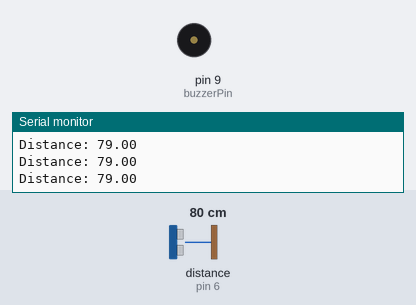
The sketch below on a simulated Arduino Uno, built with avr-gcc and run on an emulated ATmega328P. Shown: buzzer (waves = sounding), the last lines printed to the serial monitor. Wiring (inferred from the names in the program): ultrasonic range finder: trigger pin 7; echo pin 6. Inputs (shaded band) come from the test bench; at power-on: distance to the obstacle (sensor on pin 6) 80 cm. The echo pulse lasts 58.3 µs per cm.

Above: at 1.2 s.
1.3 s: distance to the obstacle (sensor on pin 6) set to 2 cm
At 2.1 s:
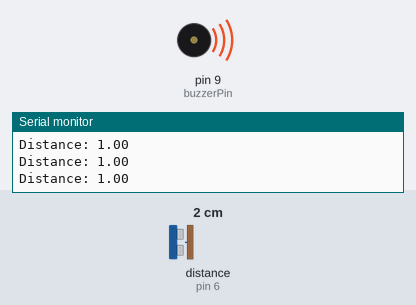
2.9 s: distance to the obstacle (sensor on pin 6) set to 250 cm
At 4.5 s:
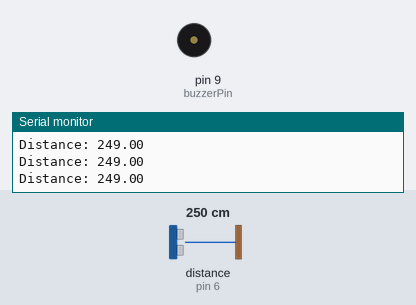
Timing chart, 0 to 6.0 s (numbered marks = the images above; inputs shaded):
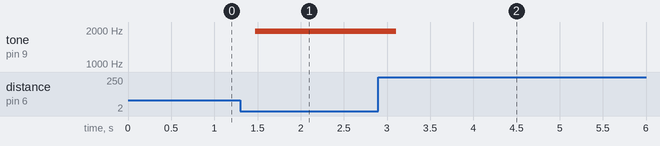

The sketch:

ULTRASONIC.ino
```cpp
// Common practice to declare pins as const and change them here

const int trigPin = 7;
const int echoPin = 6;
const int buzzerPin = 9;

float duration,distance;


void setup() {
  // put your setup code here, to run once:
pinMode(trigPin, OUTPUT);
pinMode(echoPin, INPUT);
pinMode(buzzerPin, OUTPUT);
Serial.begin(9600);
}

void loop() {
  // put your main code here, to run repeatedly:

  distance = getDistance();

  Serial.print("Distance: ");
  Serial.println(distance);
  delay(100);
  if (distance < 30){
    int buzzerNoise = map(distance, 0, 30, 2000, 500);
    tone(buzzerPin, buzzerNoise);
  } else {
    noTone(buzzerPin);
  }
}

int getDistance(){
  // Calculations for the distance
  digitalWrite(trigPin, LOW);
  delayMicroseconds(2);
  digitalWrite(trigPin, HIGH);
  delayMicroseconds(10);
  digitalWrite(trigPin, LOW);

  duration = pulseIn(echoPin, HIGH);
  return(duration*.0343)/2;
}
```

Measured:
- after the input at 1.3 s, tone on pin 9 (buzzerPin): silent → 1950 Hz after 0.18 s
- after the input at 2.9 s, tone on pin 9 (buzzerPin): 1950 Hz → silent after 0.21 s
